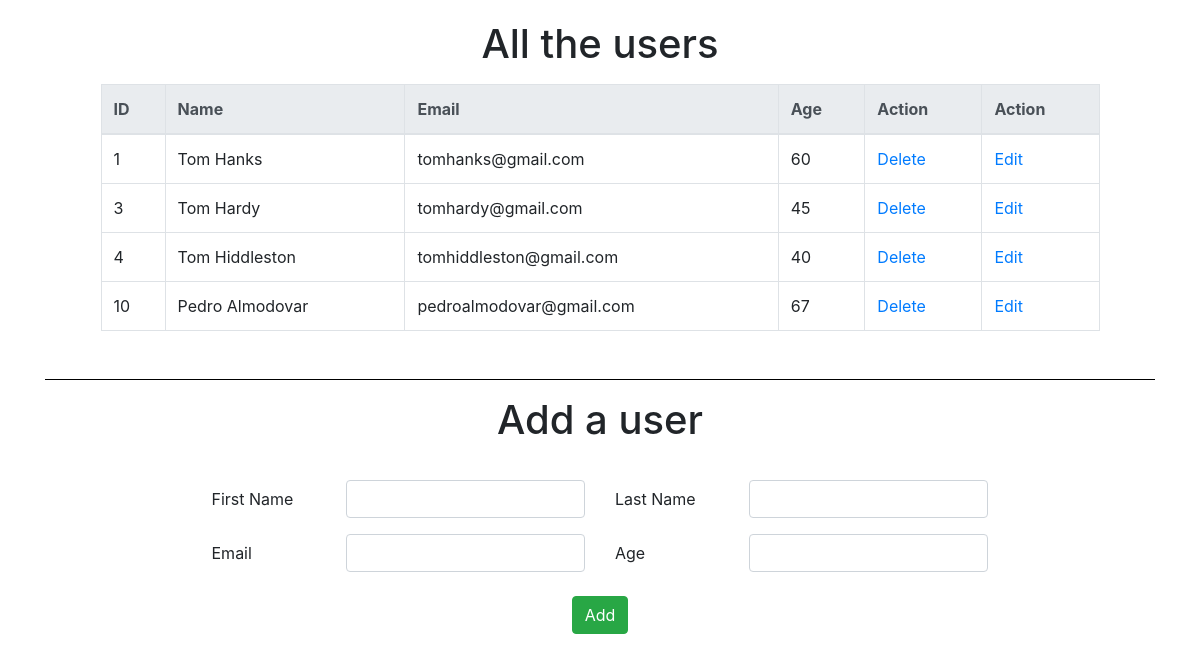
The page / on the database its author committed.
### users_app/models.py (models this page shows, shortened)
class User(models.Model):
    first_name = models.CharField(max_length=255)
    last_name = models.CharField(max_length=255)
    email_address = models.CharField(max_length=255)
    age = models.IntegerField()
    created_at = models.DateTimeField(auto_now_add = True)
    updated_at = models.DateTimeField(auto_now = True)

### users_app/views.py (the view)
# urls.py: path("", views.index),
def index(request):
    context = {
        "users": User.objects.all()
	}
    return render(request, "index.html", context)

### users_app/templates/index.html (shortened to what this page needs)
<!DOCTYPE html>
<html lang="en">
	<head>
		<link
			rel="stylesheet"
			href="https://cdn.jsdelivr.net/npm/bootstrap@4.6.0/dist/css/bootstrap.min.css"
		/>
		{% load static %}
		<link rel="stylesheet" href="{% static '/css/styles.css' %}" />
	</head>
	<body>
		<div class="container">
			<h1 class="text-center mb-3">All the users</h1>
			<table class="table table-bordered mb-5">
				<thead class="thead-light">
					<tr>
						<th scope="col">ID</th>
						<th scope="col">Name</th>
						<th scope="col">Email</th>
						<th scope="col">Age</th>
						<th scope="col">Action</th>
						<th scope="col">Action</th>
					</tr>
				</thead>
				<tbody>
					{% for user in users %}
					<tr>
						<td>{{user.id}}</td>
						<td>{{user.first_name}} {{user.last_name}}</td>
						<td>{{user.email_address}}</td>
						<td>{{user.age}}</td>
						<td><a href="delete/{{user.id}}/">Delete</a></td>
						<td><a href="edit/{{user.id}}/">Edit</a></td>
					</tr>
					{% endfor %}
				</tbody>
			</table>
<hr>
			<h1 class="text-center mb-3">Add a user</h1>
			<form action="add_user/" method="POST">
				<div class="form-group row">
					<label for="first_name" class="col-sm-2 col-form-label"
						>First Name</label
					>
					<div class="col-sm-4">
						<input
							type="text"
							class="form-control"
							id="first_name"
							name="fname"
						/>
					</div>
					<label for="first_name" class="col-sm-2 col-form-label"
						>Last Name</label
					>
					<div class="col-sm-4">
						<input
							type="text"
							class="form-control"
							id="last_name"
							name="lname"
						/>
					</div>
				</div>
				<div class="form-group row">
					<label for="email" class="col-sm-2 col-form-label"
						>Email</label
					>
					<div class="col-sm-4">
						<input
							type="email"
							class="form-control"
							id="email"
							name="email"
						/>
					</div>
					<label for="age" class="col-sm-2 col-form-label"
						>Age</label
					>
					<div class="col-sm-4">
						<input
							type="text"
							class="form-control"
							id="age"
							name="age"
						/>
					</div>
				</div>
				<div class="form-group row mt-4">
					<div class="col-sm-12 text-center">
						<button
							type="submit"  class="btn btn-success"
						/>Add</button>
					</div>
				</div>
			</form>
		</div>
	</body>
</html>

### users_app/static/css/styles.css (style rules this page uses)
.container { margin: 20px auto; }
form { width:70%; margin:0 auto; padding-top:20px; }
hr { background-color: black; }
table.table { width:90%; margin: 0 auto }

### rows shown on the page
User: id "1", first_name "Tom", last_name "Hanks", email_address "tomhanks@gmail.com", age "60"
User: id "3", first_name "Tom", last_name "Hardy", email_address "tomhardy@gmail.com", age "45"
User: id "4", first_name "Tom", last_name "Hiddleston", email_address "tomhiddleston@gmail.com", age "40"
User: id "10", first_name "Pedro", last_name "Almodovar", email_address "pedroalmodovar@gmail.com", age "67"
